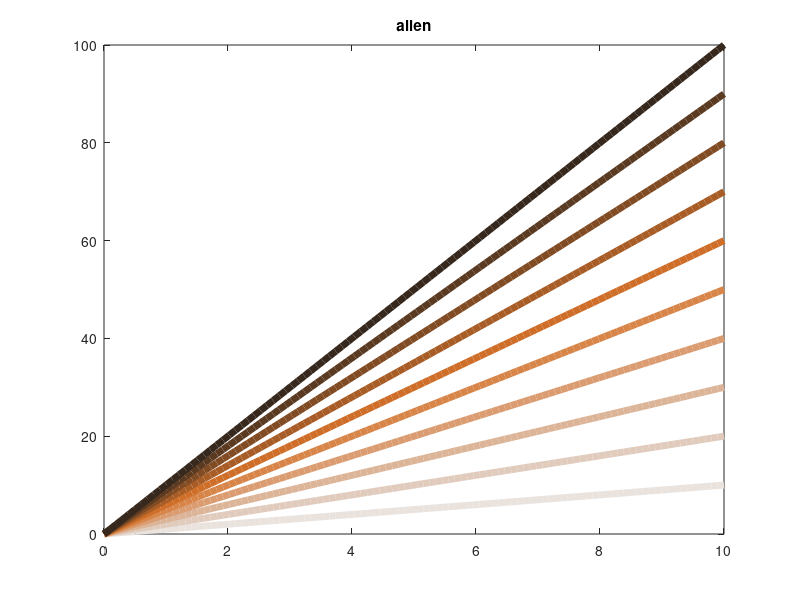

MATLAB code for this plot:
function cmap = getcolormap(subject, plotit)
% cmap = getcolormap(subject)

if nargin < 2
    plotit = true;
end

if nargin < 1
    subject = 'allen';
end

switch subject
    case 'gru'
        cmap = [[217, 223, 228]; ...
            [182, 202, 215]; ...
            [144, 181, 207]; ...
            [105, 162, 201]; ...
            [66, 143, 195]; ...
            [51, 121, 169]; ...
            [44, 99, 136]; ...
            [39, 77, 103]; ...
            [34, 57, 72]; ...
            [26, 37, 44]]/255;

    case 'brie'

        cmap = [[209, 225, 213]; ...
            [166, 213, 178]; ...
            [119, 208, 141]; ...
            [70, 207, 104]; ...
            [40, 190, 78]; ...
            [31, 156, 63]; ...
            [27, 122, 51]; ...
            [25, 90, 41]; ...
            [23, 61, 32]; ...
            [19, 36, 23]]/255;

    case 'allen'

        cmap = [[233, 226, 221]; ...
            [224, 203, 189]; ...
            [220, 180, 152]; ...
            [218, 156, 112]; ...
            [216, 133, 73]; ...
            [206, 110, 41]; ...
            [169, 93, 38]; ...
            [129, 75, 36]; ...
            [91, 58, 34]; ...
            [55, 40, 29]]/255;

end

if plotit
    figure; clf
    n = size(cmap,1);
    x = linspace(0, 10, 100);
    for i = 1:n
        plot(x, i*x, 'Color', cmap(i,:), 'Linewidth', 5); hold on
    end
    title(subject)
end
